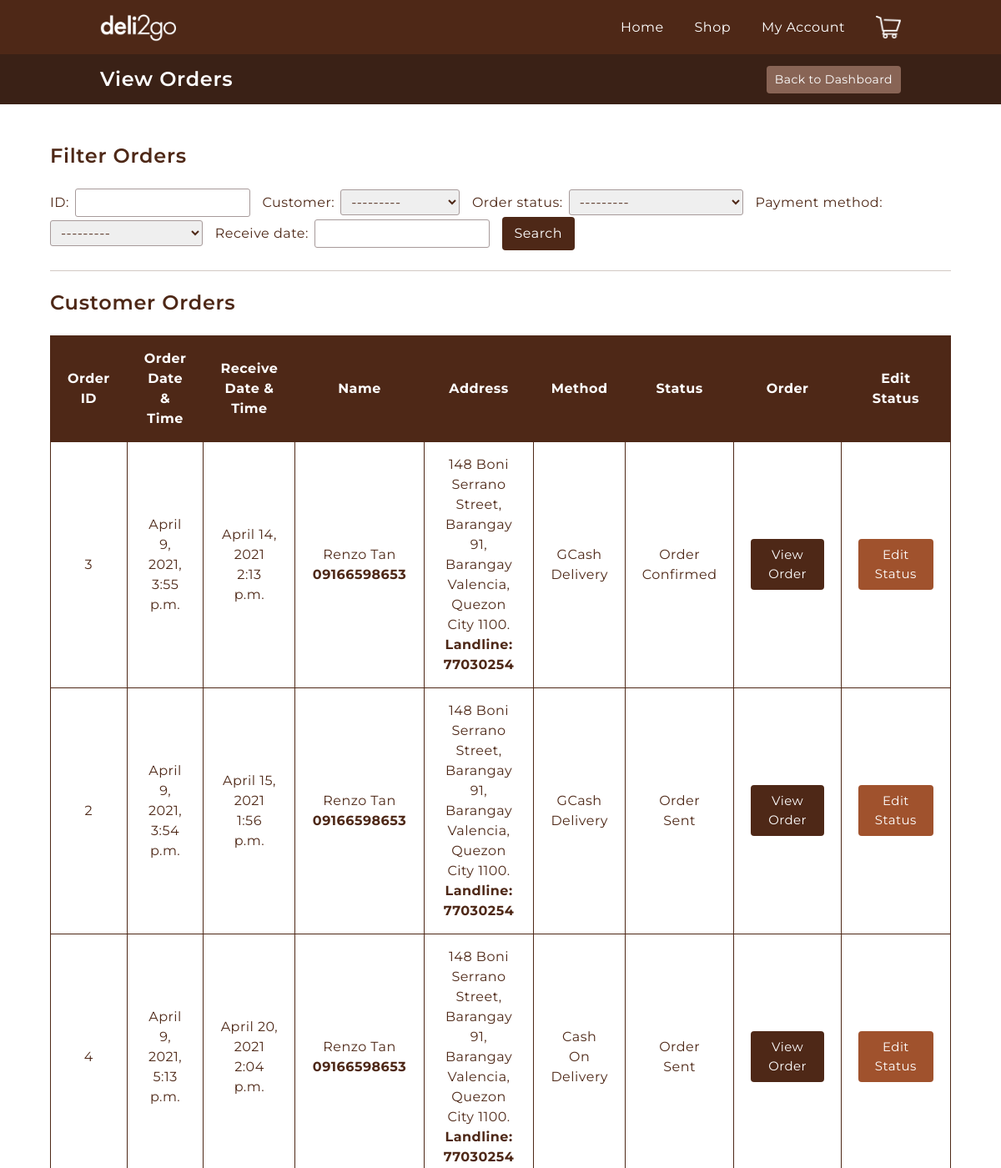
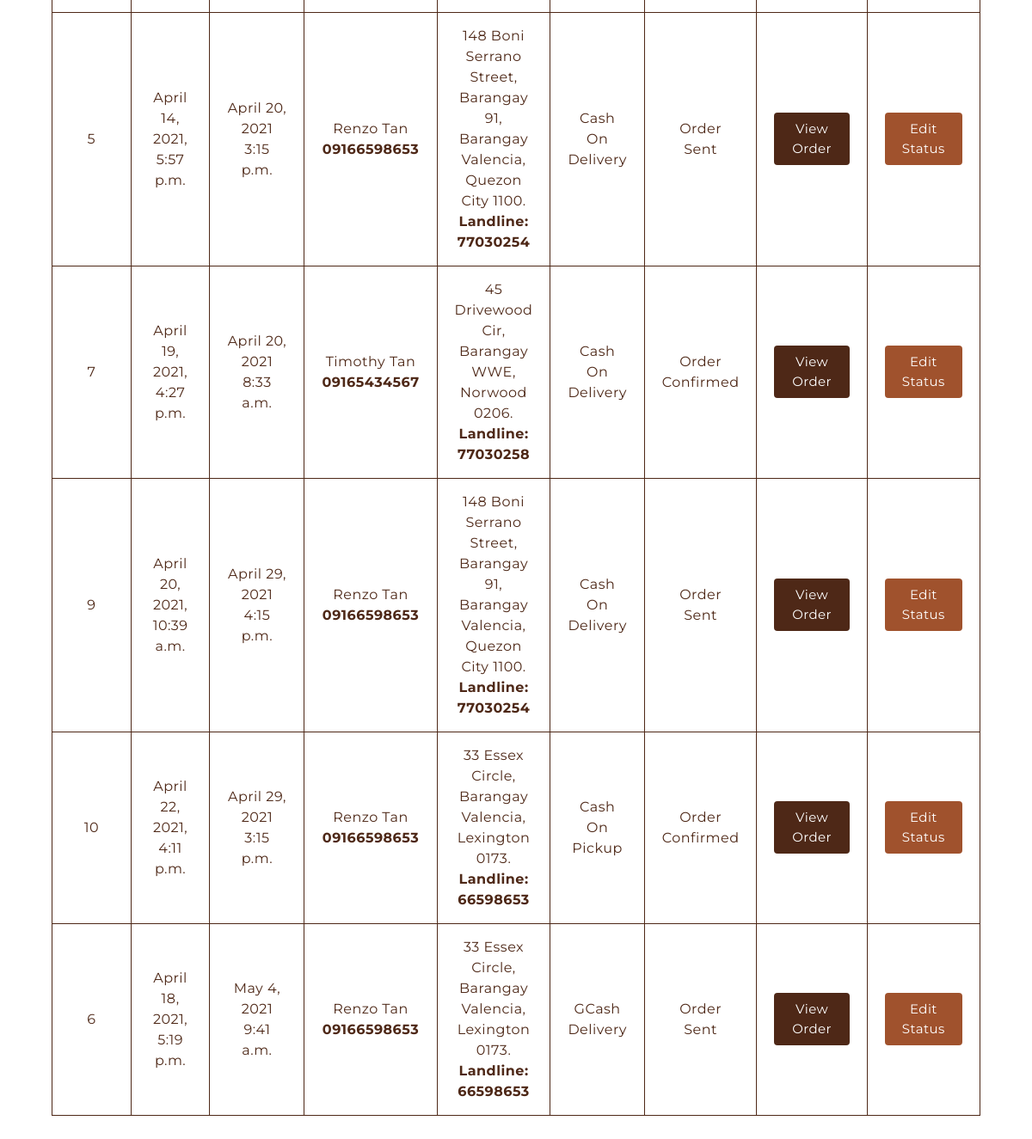
The page /cashier/customer-orders/ (signed in) on the database its author committed (2 pictures, top to bottom).
### cashier/models.py (models this page shows, shortened)
class Customer(models.Model):
    user = models.OneToOneField(User, on_delete=models.CASCADE)
    email = models.EmailField(max_length=100)
    first_name = models.CharField(max_length=80)
    last_name = models.CharField(max_length=80)
    mobile_phone = models.CharField(max_length=11)
    @property
    def name(self):
        return self.first_name + " " + self.last_name
    def __str__(self):
        return self.first_name + " " + self.last_name

class OrderStatus(models.Model):
    status = models.CharField(max_length=50)
    def __str__(self):
        return self.status

class Order(models.Model):
    order_date = models.DateTimeField(auto_now_add=True)
    receive_date = models.DateField(null=True)
    receive_time = models.TimeField(null=True)
    proof_of_payment = models.ImageField(null=True, blank=True)
    delivery_fee = models.DecimalField(max_digits=6, decimal_places=2, null=True, blank=True)
    complete = models.BooleanField(default=False)
    payment_method = models.ForeignKey(PaymentMethod, on_delete=models.SET_NULL, null=True, blank=True)
    order_status = models.ForeignKey(OrderStatus, on_delete=models.SET_NULL, null=True)
    customer = models.ForeignKey(Customer, on_delete=models.CASCADE)
    address = models.ForeignKey(Address, on_delete=models.SET_NULL, null=True, blank=True)
    driver = models.ForeignKey(Driver, on_delete=models.SET_NULL, null=True, blank=True)
    @property
    def get_overall_total(self):
        ordered_items = self.ordereditem_set.all()
        total = sum([item.get_total for item in ordered_items]) + self.delivery_fee
        return total

class Address(models.Model):
    street_address = models.CharField(max_length=70)
    barangay = models.CharField(max_length=50)
    city = models.CharField(max_length=50)
    zip_code = models.CharField(max_length=4)
    home_phone = models.CharField(max_length=8)
    customer = models.ForeignKey(Customer, on_delete=models.CASCADE)
    def __str__(self):
        return f"{self.street_address}, {self.barangay}, {self.city} {self.zip_code}"

class PaymentMethod(models.Model):
    method = models.CharField(max_length=50)
    def __str__(self):
        return self.method

### cashier/views.py (the view)
# urls.py: path('customer-orders/', views.customer_orders, name="customer-orders"),
def customer_orders(request):
    orders = Order.objects.filter(complete=True).order_by("receive_date")
    order_filter = OrderFilter(request.GET, queryset=orders)
    orders = order_filter.qs
    paginator = Paginator(orders, 10)
    page_number = request.GET.get('page')
    orders_list = paginator.get_page(page_number)
    get_copy = request.GET.copy()
    if get_copy.get('page'):
        get_copy.pop('page')
    ordered_items = OrderedItem.objects.all()
    status_list = OrderStatus.objects.all()
    context = {
        'order_filter': order_filter,
        'orders_list': orders_list,
        'get_copy': get_copy,
        'ordered_items': ordered_items,
        'status_list':status_list
    }
    return render(request, 'cashier/customer_orders.html', context)

### cashier/models.py (called while the page is built)
    @property
    def get_total(self):
        total = self.item.price * self.quantity
        return total

### templates/cashier/customer_orders.html (shortened to what this page needs)
{% extends 'base.html' %} {% load static %}
{% block topbar %}
<h4>View Orders</h4>
{% endblock topbar %}
{% block topbar-button %}
<a href="{% url 'cashier-dashboard' %}"><button>Back to Dashboard</button></a>
{% endblock topbar-button %}
{% block content %}
<main class="customer-orders my-5 w-90 mx-auto">
    <section class="customer-order__filter">
        <form action="" method="GET">
            <h4 class="mb-4">Filter Orders</h4>
            {{order_filter.form}}
            <button class="bg-darkbrown" type="submit">Search</button>
        </form>
    </section>
    <hr class="my-4">
    <section class="customer-orders__table">
        <h4>Customer Orders</h4>
        <table class="mt-4 text-center">
            <thead>
                <tr>
                    <th>Order ID</th>
                    <th>Order Date & Time</th>
                    <th>Receive Date & Time</th>
                    <th>Name</th>
                    <th>Address</th>
                    <th>Method</th>
                    <th>Status</th>
                    <th>Order</th>
                    <th>Edit Status</th>
                </tr>
            </thead>
            <tbody>
                {% for order in orders_list %}
                <tr>
                    <td>{{order.id}}</td>
                    <td>{{order.order_date}}</td>
                    <td>{{order.receive_date}} <br> {{order.receive_time}}</th>
                    <td>{{order.customer.name}} <strong>{{order.customer.mobile_phone}}</strong></td>
                    <td>{{order.address}}. <br> <strong>Landline: {{order.address.home_phone}}</strong></td>
                    <td>{{order.payment_method}}</td>
                    <td>{{order.order_status}}</td>
                    <td class="wide-column"><a href=""><button class="view-order bg-darkbrown" data-product={{order.id}}>View Order</button></a></td>
                    <td class="wide-column"><a href=""><button class="edit-status bg-sienna" data-product={{order.id}}>Edit Status</button></a></td>
                </tr>
                {% endfor %}
            </tbody>
        </table>
    </section>
</main>
{% endblock content %}

### static/css/styles.css (style rules this page uses)
:root { --darkbrown: #4e2817; --lightbrown: #886455; }
* { margin: 0; padding: 0; box-sizing: border-box !important; letter-spacing: 0.03em; }
html, body { overflow-x: hidden; }
body { font-family: 'Montserrat', sans-serif; font-weight: 400; color: var(--darkbrown); }
table { width: 100%; }
td, th, tr { border: 1px solid var(--darkbrown); padding: 15px 20px; }
th { background: var(--darkbrown); color: white; }
td button { font-size: 15px; }
h1, h2, h3, h4, h5, h6 { margin: 0 !important; font-weight: 600; }
a { text-decoration: none; color: inherit; }
input, textarea, select { border: 1px solid #a79a9a; color: var(--darkbrown); border-radius: 3px; font: inherit; }
button { border: none; border-radius: 4px; color: #ffffff; padding: 8px 15px; }
.wide-column { width: 160px; }
.bg-darkbrown { background: var(--darkbrown); }
.bg-sienna { background: sienna; }
.w-90 { width: 90%; }
.topbar-content button { background-color: var(--lightbrown); border: none; padding: 6px 10px; font: inherit; font-size: 14px; cursor: pointer; }
.customer-order__filter input, .customer-order__filter select { margin-right: 10px; padding: 4px 8px; }
.customer-order__filter label { margin-right: 7px; }

### rows shown on the page
Order: id "3", order_date "April 9, 2021, 3:55 p.m.", receive_date "April 14, 2021", receive_time "2:13 p.m.", customer.name "Renzo Tan", customer.mobile_phone "09166598653", address "148 Boni Serrano Street, Barangay 91, Barangay Valencia, Quezon City 1100", address.home_phone "77030254", payment_method "GCash Delivery", order_status "Order Confirmed"
Order: id "2", order_date "April 9, 2021, 3:54 p.m.", receive_date "April 15, 2021", receive_time "1:56 p.m.", customer.name "Renzo Tan", customer.mobile_phone "09166598653", address "148 Boni Serrano Street, Barangay 91, Barangay Valencia, Quezon City 1100", address.home_phone "77030254", payment_method "GCash Delivery", order_status "Order Sent"
Order: id "4", order_date "April 9, 2021, 5:13 p.m.", receive_date "April 20, 2021", receive_time "2:04 p.m.", customer.name "Renzo Tan", customer.mobile_phone "09166598653", address "148 Boni Serrano Street, Barangay 91, Barangay Valencia, Quezon City 1100", address.home_phone "77030254", payment_method "Cash On Delivery", order_status "Order Sent"
Order: id "5", order_date "April 14, 2021, 5:57 p.m.", receive_date "April 20, 2021", receive_time "3:15 p.m.", customer.name "Renzo Tan", customer.mobile_phone "09166598653", address "148 Boni Serrano Street, Barangay 91, Barangay Valencia, Quezon City 1100", address.home_phone "77030254", payment_method "Cash On Delivery", order_status "Order Sent"
Order: id "7", order_date "April 19, 2021, 4:27 p.m.", receive_date "April 20, 2021", receive_time "8:33 a.m.", customer.name "Timothy Tan", customer.mobile_phone "09165434567", address "45 Drivewood Cir, Barangay WWE, Norwood 0206", address.home_phone "77030258", payment_method "Cash On Delivery", order_status "Order Confirmed"
Order: id "9", order_date "April 20, 2021, 10:39 a.m.", receive_date "April 29, 2021", receive_time "4:15 p.m.", customer.name "Renzo Tan", customer.mobile_phone "09166598653", address "148 Boni Serrano Street, Barangay 91, Barangay Valencia, Quezon City 1100", address.home_phone "77030254", payment_method "Cash On Delivery", order_status "Order Sent"
Order: id "10", order_date "April 22, 2021, 4:11 p.m.", receive_date "April 29, 2021", receive_time "3:15 p.m.", customer.name "Renzo Tan", customer.mobile_phone "09166598653", address "33 Essex Circle, Barangay Valencia, Lexington 0173", address.home_phone "66598653", payment_method "Cash On Pickup", order_status "Order Confirmed"
Order: id "6", order_date "April 18, 2021, 5:19 p.m.", receive_date "May 4, 2021", receive_time "9:41 a.m.", customer.name "Renzo Tan", customer.mobile_phone "09166598653", address "33 Essex Circle, Barangay Valencia, Lexington 0173", address.home_phone "66598653", payment_method "GCash Delivery", order_status "Order Sent"
